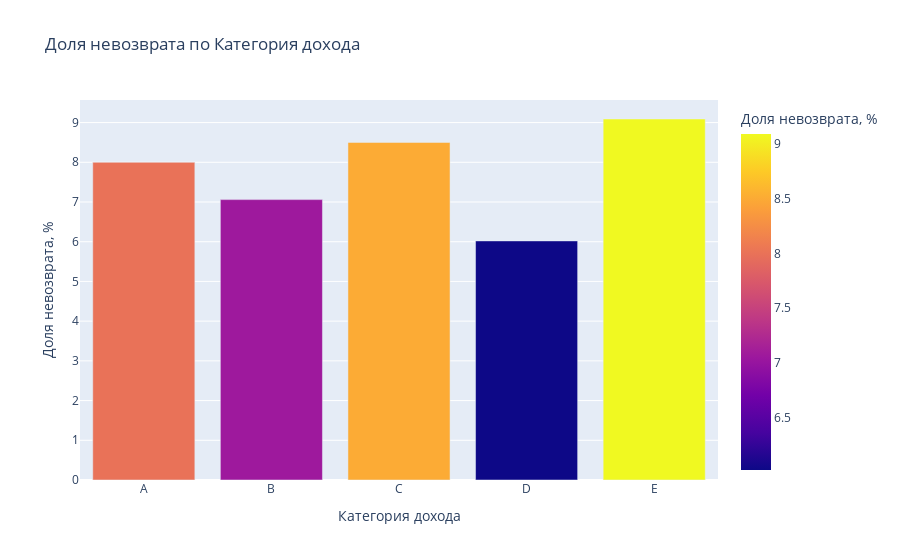

Source (notebook cell):
### Markdown cell above
#### 3.3 Есть ли зависимость между уровнем дохода и возвратом кредита в срок?

### Code cell
debt_ratio(data, 'Категория дохода')

### Figure 1 — Plotly figure (JSON) as saved in the notebook; plotly's stock layout.template omitted (floating-point values rounded to 4 significant figures)
{"data": [{"alignmentgroup": "True", "hovertemplate": "Категория дохода=%{x}<br>Доля невозврата, %=%{marker.color}<extra></extra>", "legendgroup": "", "marker": {"color": [8, 7.06, 8.5, 6.02, 9.09], "coloraxis": "coloraxis", "pattern": {"shape": ""}}, "name": "", "offsetgroup": "", "orientation": "v", "showlegend": false, "textposition": "auto", "type": "bar", "x": ["A", "B", "C", "D", "E"], "xaxis": "x", "y": [8, 7.06, 8.5, 6.02, 9.09], "yaxis": "y"}], "layout": {"barmode": "relative", "coloraxis": {"colorbar": {"title": {"text": "Доля невозврата, %"}}, "colorscale": [[0, "#0d0887"], [0.1111, "#46039f"], [0.2222, "#7201a8"], [0.3333, "#9c179e"], [0.4444, "#bd3786"], [0.5556, "#d8576b"], [0.6667, "#ed7953"], [0.7778, "#fb9f3a"], [0.8889, "#fdca26"], [1, "#f0f921"]]}, "legend": {"tracegroupgap": 0}, "title": {"text": "Доля невозврата по Категория дохода"}, "xaxis": {"anchor": "y", "domain": [0, 1], "title": {"text": "Категория дохода"}}, "yaxis": {"anchor": "x", "domain": [0, 1], "title": {"text": "Доля невозврата, %"}}}}
